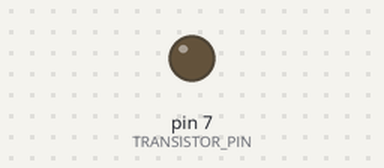
The sketch below on a simulated Arduino Uno, built with avr-gcc and run on an emulated ATmega328P. On the bench: output pins drawn as LEDs (lit = HIGH).

Above: at 1.5 s.
At 4.5 s:
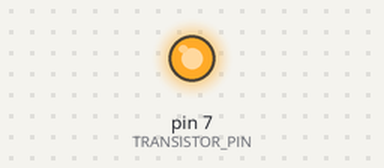
Timing chart, 0 to 7.8 s (numbered marks = the images above):
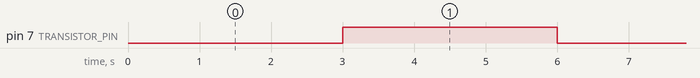

Measured:
- by itself, pin 7 (TRANSISTOR_PIN): alternates HIGH for 3.0 s and LOW for 3.0 s

The sketch:

sketch.ino
```cpp
/**
 * fa lampeggiare il led a bordo della scheda in modalità non bloccante
 *
 * con questo programma colleghiamo per la prima volta un componente esterno ad Arduino,
 * il mio suggerimento è di utilizzare una piccola breadboard come si può vedere nel file
 * Fritzing allegato al progetto
 *
 */

// definizione costanti
#define DELAY 3000
#define TRANSISTOR_PIN 7

// dichiarazione variabili
unsigned long tempo;

// setup dell'ambiente
void setup() {

  // setto il pin del led a bordo scheda come output
  pinMode(TRANSISTOR_PIN, OUTPUT);

  // salvo il tempo del setup
  tempo = millis();

}

// ciclo principale del programma
void loop() {

  // se tempo corrente meno tempo salvato è maggiore di DELAY
  if( ( millis() - tempo ) >= DELAY ) {

    // scrivo su LED_BUILTIN il contrario di quello che leggo da LED_BUILTIN
    digitalWrite(TRANSISTOR_PIN, !digitalRead(TRANSISTOR_PIN));

    // aggiorno il tempo trascorso
    tempo = millis();

  }

}
```
